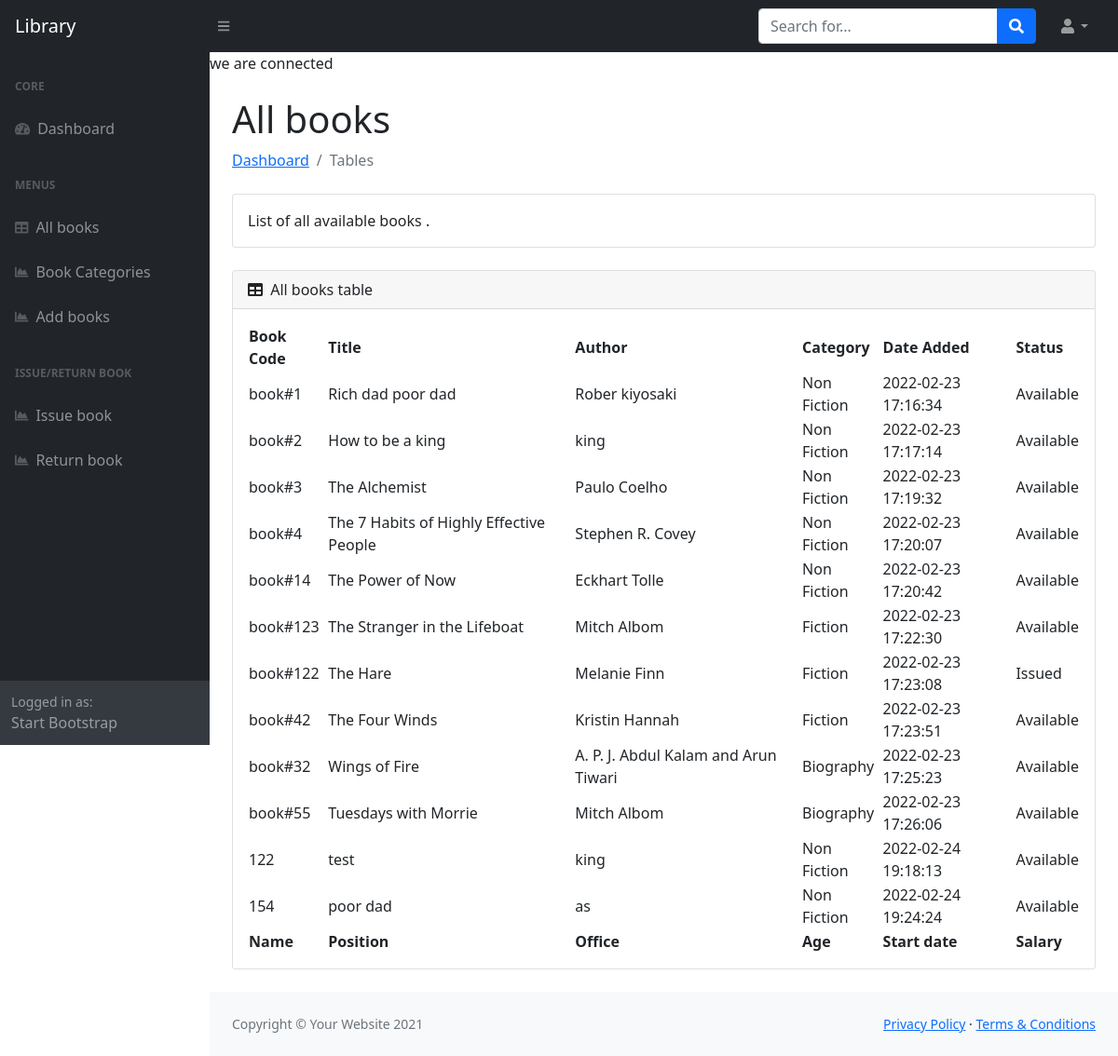
The app's page /books_table.php with its own data.
### tables this page shows
CREATE TABLE `books` (
  `book_id` int(99) NOT NULL,
  `book_code` varchar(255) NOT NULL,
  `book_title` varchar(255) NOT NULL,
  `book_author` varchar(255) NOT NULL,
  `book_category` varchar(255) NOT NULL,
  `book_date_added` datetime DEFAULT current_timestamp(),
  `book_status` varchar(255) NOT NULL
);

### books_table.php (the view)
<?php include 'includes/header.php' ?>
<?php include 'includes/db.php' ?>
                    <div class="container-fluid px-4">
                        <h1 class="mt-4">All books</h1>
                        <ol class="breadcrumb mb-4">
                            <li class="breadcrumb-item"><a href="index.html">Dashboard</a></li>
                            <li class="breadcrumb-item active">Tables</li>
                        </ol>
                        <div class="card mb-4">
                            <div class="card-body">
                              List of all available books
                                .
                            </div>
                        </div>
                        <div class="card mb-4">
                            <div class="card-header">
                                <i class="fas fa-table me-1"></i>
                                All books table
                            </div>
                            <div class="card-body">
                                <table id="datatablesSimple">
                                    <thead>
                                        <tr>
                                            <th>Book Code</th>
                                            <th>Title</th>
                                            <th>Author</th>
                                            <th>Category</th>
                                            <th>Date Added</th>
                                            <th>Status</th>
                                        </tr>
                                    </thead>
                                    <tfoot>
                                        <tr>
                                            <th>Name</th>
                                            <th>Position</th>
                                            <th>Office</th>
                                            <th>Age</th>
                                            <th>Start date</th>
                                            <th>Salary</th>
                                        </tr>
                                    </tfoot>
                                    <tbody>
                                      <?php
                                      $sql = "SELECT * FROM books  ";
  $result = mysqli_query($connection,$sql);
  if (mysqli_num_rows($result) > 0) {
    while($row = mysqli_fetch_assoc($result)) {
      $book_code=$row['book_code'];
      $book_title=$row['book_title'];
      $book_author=$row['book_author'];
      $book_category=$row['book_category'];
      $book_status=$row['book_status'];
      $book_date=$row['book_date_added'];
      ?>
      <tr>
          <td><?php echo $book_code; ?></td>
          <td><?php echo $book_title; ?></td>
          <td><?php echo $book_author; ?></td>
          <td><?php echo $book_category; ?></td>
          <td><?php if($book_date){echo $book_date;} ?></td>
          <td><?php echo $book_status; ?></td>
      </tr>
    <?php }
  } else {
    echo "0 results";
  }
  ?>
                                    </tbody>
                                </table>
                            </div>
                        </div>
                    </div>
                <?php include 'includes/footer.php' ?>

### includes/header.php (shortened to what this page needs)
<!DOCTYPE html>
<html lang="en">
<head>
  <link href="https://cdn.jsdelivr.net/npm/simple-datatables@latest/dist/style.css" rel="stylesheet" />
  <link href="css/styles.css" rel="stylesheet" />
  <link href="css/custom-styles.css" rel="stylesheet" />
</head>
<body class="sb-nav-fixed">
  <nav class="sb-topnav navbar navbar-expand navbar-dark bg-dark">
    <a class="navbar-brand ps-3" href="index.html">Library</a>
    <button class="btn btn-link btn-sm order-1 order-lg-0 me-4 me-lg-0" id="sidebarToggle" href="#!"><i class="fas fa-bars"></i></button>
    <form class="d-none d-md-inline-block form-inline ms-auto me-0 me-md-3 my-2 my-md-0">
      <div class="input-group">
        <input class="form-control" type="text" placeholder="Search for..." aria-label="Search for..." aria-describedby="btnNavbarSearch" />
        <button class="btn btn-primary" id="btnNavbarSearch" type="button"><i class="fas fa-search"></i></button>
      </div>
    </form>
    <ul class="navbar-nav ms-auto ms-md-0 me-3 me-lg-4">
      <li class="nav-item dropdown">
        <a class="nav-link dropdown-toggle" id="navbarDropdown" href="#" role="button" data-bs-toggle="dropdown" aria-expanded="false"><i class="fas fa-user fa-fw"></i></a>
      </li>
    </ul>
  </nav>
  <div id="layoutSidenav">
    <div id="layoutSidenav_nav">
      <nav class="sb-sidenav accordion sb-sidenav-dark" id="sidenavAccordion">
        <div class="sb-sidenav-menu">
          <div class="nav">
            <div class="sb-sidenav-menu-heading">Core</div>
            <a class="nav-link" href="index.php">
              <div class="sb-nav-link-icon"><i class="fas fa-tachometer-alt"></i></div>
              Dashboard
            </a>
            <div class="sb-sidenav-menu-heading">Menus</div>
            <a class="nav-link" href="books_table.php">
              <div class="sb-nav-link-icon"><i class="fas fa-table"></i></div>
              All books
            </a>
            <a class="nav-link" href="book_categories.php">
              <div class="sb-nav-link-icon"><i class="fas fa-chart-area"></i></div>
              Book Categories
            </a>
            <a class="nav-link" href="add_books.php">
              <div class="sb-nav-link-icon"><i class="fas fa-chart-area"></i></div>
              Add books
            </a>
            <div class="sb-sidenav-menu-heading">Issue/return book</div>
            <a class="nav-link" href="issue_books_table.php">
              <div class="sb-nav-link-icon"><i class="fas fa-chart-area"></i></div>
              Issue book
            </a>
            <a class="nav-link" href="return_books_table.php">
              <div class="sb-nav-link-icon"><i class="fas fa-chart-area"></i></div>
              Return book
            </a>
          </div>
        </div>
        <div class="sb-sidenav-footer">
          <div class="small">Logged in as:</div>
          Start Bootstrap
        </div>
      </nav>
    </div>
    <div id="layoutSidenav_content">
      <main>

### includes/db.php
<?php
$server = 'localhost';
$username = 'root';
$password = '';
$dbname = 'library';
$connection = mysqli_connect($server,$username,$password,$dbname);
if(!$connection){
  die('Connection failed'. mysqli_connect_error());
}else{
  echo "we are connected";
}
 ?>

### includes/footer.php (shortened to what this page needs)
</main>
<footer class="py-4 bg-light mt-auto">
    <div class="container-fluid px-4">
        <div class="d-flex align-items-center justify-content-between small">
            <div class="text-muted">Copyright &copy; Your Website 2021</div>
            <div>
                <a href="#">Privacy Policy</a>
                &middot;
                <a href="#">Terms &amp; Conditions</a>
            </div>
        </div>
    </div>
</footer>
</div>
</div>
</body>
</html>

### records on screen
books: book_code "book#1", book_title "Rich dad poor dad", book_author "Rober kiyosaki", book_category "Non Fiction", book_date_added "2022-02-23 17:16:34", book_status "Available"
books: book_code "book#2", book_title "How to be a king", book_author "king", book_category "Non Fiction", book_date_added "2022-02-23 17:17:14", book_status "Available"
books: book_code "book#3", book_title "The Alchemist", book_author "Paulo Coelho", book_category "Non Fiction", book_date_added "2022-02-23 17:19:32", book_status "Available"
books: book_code "book#4", book_title "The 7 Habits of Highly Effective People", book_author "Stephen R. Covey", book_category "Non Fiction", book_date_added "2022-02-23 17:20:07", book_status "Available"
books: book_code "book#14", book_title "The Power of Now", book_author "Eckhart Tolle", book_category "Non Fiction", book_date_added "2022-02-23 17:20:42", book_status "Available"
books: book_code "book#123", book_title "The Stranger in the Lifeboat", book_author "Mitch Albom", book_category "Fiction", book_date_added "2022-02-23 17:22:30", book_status "Available"
books: book_code "book#122", book_title "The Hare", book_author "Melanie Finn", book_category "Fiction", book_date_added "2022-02-23 17:23:08", book_status "Issued"
books: book_code "book#42", book_title "The Four Winds", book_author "Kristin Hannah", book_category "Fiction", book_date_added "2022-02-23 17:23:51", book_status "Available"
books: book_code "book#32", book_title "Wings of Fire", book_author "A. P. J. Abdul Kalam and Arun Tiwari", book_category "Biography", book_date_added "2022-02-23 17:25:23", book_status "Available"
books: book_code "book#55", book_title "Tuesdays with Morrie", book_author "Mitch Albom", book_category "Biography", book_date_added "2022-02-23 17:26:06", book_status "Available"
books: book_code "122", book_title "test", book_author "king", book_category "Non Fiction", book_date_added "2022-02-24 19:18:13", book_status "Available"
books: book_code "154", book_title "poor dad", book_author "as", book_category "Non Fiction", book_date_added "2022-02-24 19:24:24", book_status "Available"
